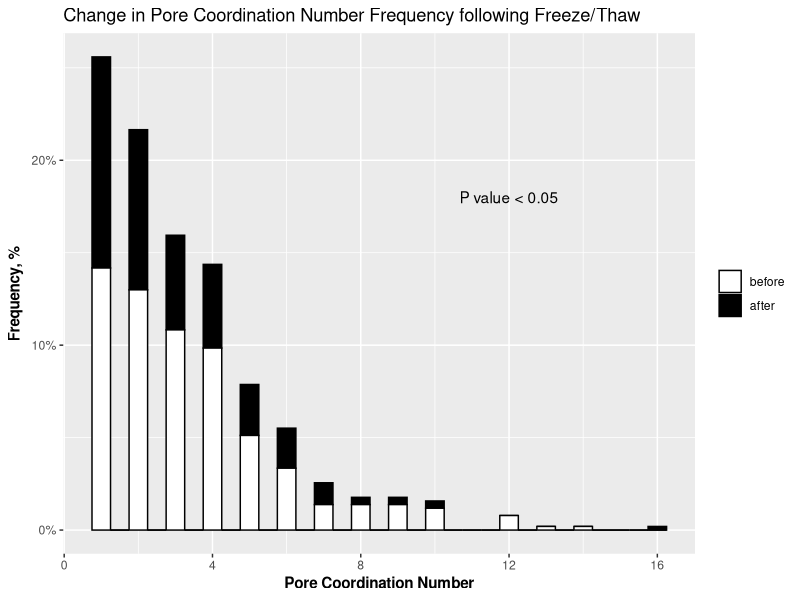

Recreate this plot in R. (Note: this script raises an error after producing the figure.)
# Erin Rooney
# Aug 3 2020


coornum_dat = read.csv("processed/coordination_number_aug32020.csv") 
tool = coornum_dat[coornum_dat$site=="tool",]
low = coornum_dat[coornum_dat$water=="low",]
high = coornum_dat[coornum_dat$water=="high",]

coornum_aov1 = aov(data = tool, co_num ~ trmt)
summary(coornum_aov1)

coornum_aov2 = aov(data = tool, co_num ~ sample)
summary(coornum_aov2)

coornum_aov3 = aov(data = tool, co_num ~ sample*trmt)
summary(coornum_aov3)

coornum_aov1 = aov(data = tool, co_num ~ trmt*water)
summary(coornum_aov1)

coornum_aov2 = aov(data = tool, co_num ~ sample*water)
summary(coornum_aov2)

coornum_aov3 = aov(data = tool, co_num ~ water)
summary(coornum_aov3)

library(ggplot2)

p <- ggplot(tool, aes(x=co_num, fill=trmt)) + 
  geom_histogram(aes(y = stat(count) / sum (count)), color = "black", binwidth=0.5) +
  scale_y_continuous(labels = scales::percent) +
  labs (title = "Change in Pore Coordination Number Frequency following Freeze/Thaw",
        #caption = "Caption",
       # tag = "Figure X",
        x = expression (bold ("Pore Coordination Number")),
        y = expression (bold ("Frequency, %")))


p + scale_fill_manual(values=c("Black", "White")) +
  annotate("text", x = 12, y = 0.18, label = "P value < 0.05") +
  guides(fill = guide_legend(reverse = TRUE, title = NULL)) 


p<-ggplot(tool, aes(x=co_num, color=trmt, fill=trmt)) + 
  geom_boxplot(aes(y = stat(count) / sum (count))) +
  scale_y_continuous(labels = scales::percent) +
  labs (title = "Impact of Freeze/Thaw Cycles on Pore Connectivity",
        caption = "Pore Coordination Number",
        tag = "Figure 8",
        x = expression (bold ("pore coordination number")),
        y = expression (bold ("frequency, %")))

p

#######################

p<-ggplot(low, aes(x=co_num, fill=trmt)) + 
  geom_histogram(aes(y = stat(count) / sum (count)), binwidth=0.5) +
  scale_y_continuous(labels = scales::percent) +
  labs (title = "Impact of Freeze/Thaw Cycles and Water Content on Pore Connectivity",
        subtitle = "Low Water Content, 12-16%",
        caption = "Pore Coordination Number",
        tag = "Figure X",
        x = expression (bold ("pore coordination number")),
        y = expression (bold ("frequency, %")))

p + scale_fill_manual(values=c("#00FFFF", "#996633"))


p<-ggplot(high, aes(x=co_num, fill=trmt)) + 
  geom_histogram(aes(y = stat(count) / sum (count)), binwidth=0.5) +
  scale_y_continuous(labels = scales::percent) +
  labs (title = "Impact of Freeze/Thaw Cycles and Water Content on Pore Connectivity",
        subtitle = "High Water Content, 28%",
        caption = "Pore Coordination Number",
        tag = "Figure X",
        x = expression (bold ("pore coordination number")),
        y = expression (bold ("frequency, %")))

p + scale_fill_manual(values=c("#00FFFF", "#996633"))


##############


p<-ggplot(tool, aes(x=co_num, fill=water)) + 
  geom_histogram(aes(y = stat(count) / sum (count)), binwidth=0.5) +
  scale_y_continuous(labels = scales::percent) +
  labs (title = "Impact of Freeze/Thaw Cycles on Pore Connectivity",
        caption = "Pore Coordination Number",
        tag = "Figure 8",
        x = expression (bold ("pore coordination number")),
        y = expression (bold ("frequency, %")))

p + scale_fill_manual(values=c("#56B4E9", "#E69F00"))


##############

before = coornum_dat[coornum_dat$trmt=="before",]
after = coornum_dat[coornum_dat$trmt=="after",]

p<-ggplot(before, aes(x=co_num, fill=water)) + 
  geom_histogram(aes(y = stat(count) / sum (count)), binwidth=0.5) +
  scale_y_continuous(labels = scales::percent) +
  labs (title = "Impact of Freeze/Thaw Cycles and Water Content on Pore Connectivity",
        subtitle = "Before Freeze/Thaw",
        caption = "Pore Coordination Number",
        tag = "Figure X",
        x = expression (bold ("pore coordination number")),
        y = expression (bold ("frequency, %")))

p + scale_fill_manual(values=c("#56B4E9", "#E69F00"))



p<-ggplot(after, aes(x=co_num, fill=water)) + 
  geom_histogram(aes(y = stat(count) / sum (count)), binwidth=0.5) +
  scale_y_continuous(labels = scales::percent) +
  labs (title = "Impact of Freeze/Thaw Cycles and Water Content on Pore Connectivity",
        subtitle = "After Freeze/Thaw",
        caption = "Pore Coordination Number",
        tag = "Figure X",
        x = expression (bold ("pore coordination number")),
        y = expression (bold ("frequency, %")))

p + scale_fill_manual(values=c("#56B4E9", "#E69F00"))

